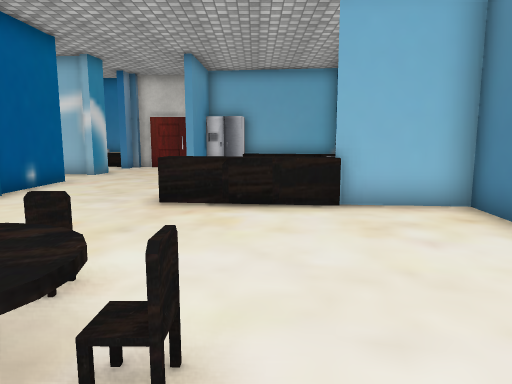
view 1 (above)

22 first-person views from a walk through a Unity game level. The camera is 1.3 m above the floor, tilts 8° down and sees 70° across. The floor is counted in squares, 1 m on a side. Each view is taken from the middle of a square. On the plan, view 1 faces up. The plan holds only what a view shows up to about 15 squares ahead; the rest is blank. The place goes on beyond the plan. The player character is not drawn. Some surface patterns are stand-ins.

view 2
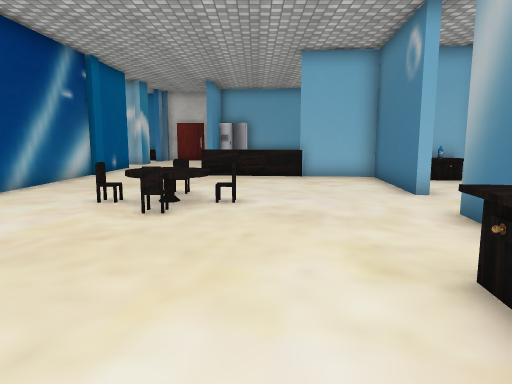

view 3
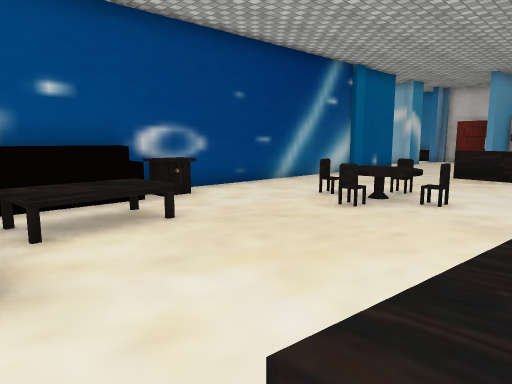

view 4
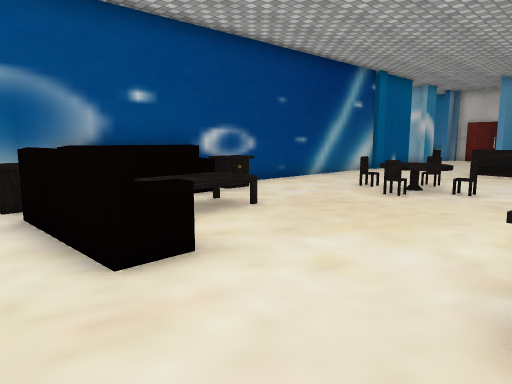

view 5
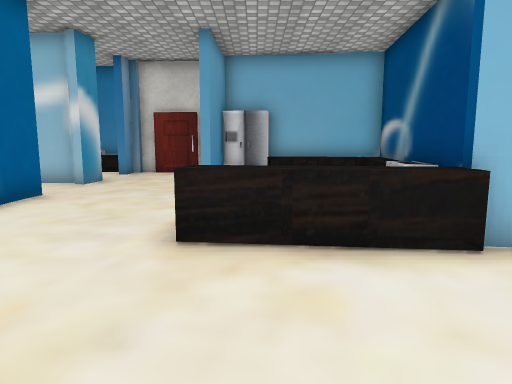

view 6
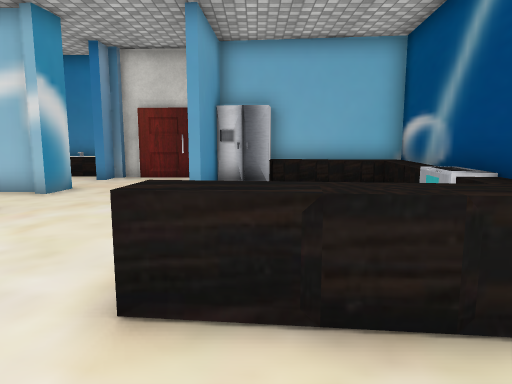

view 7
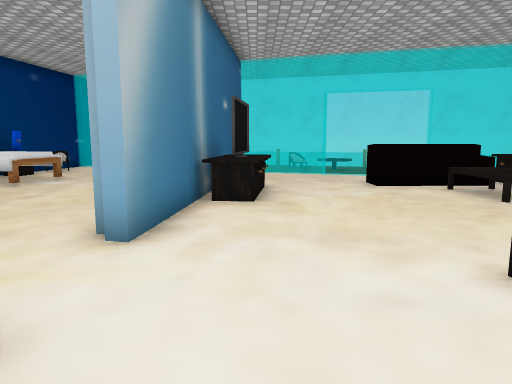

view 8
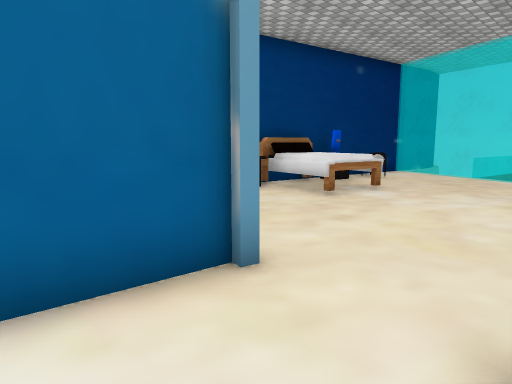

view 9
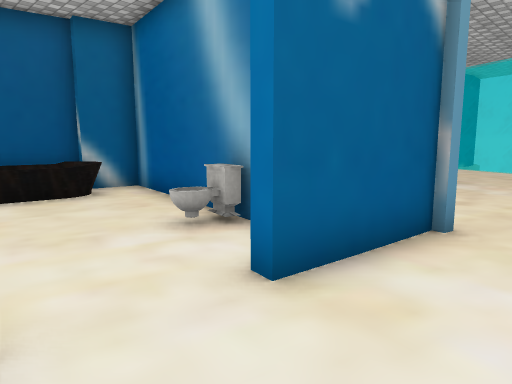

view 10
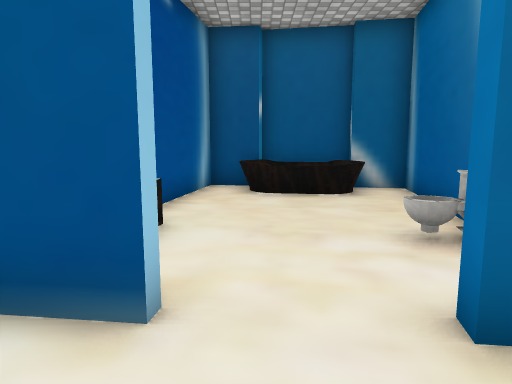

view 11
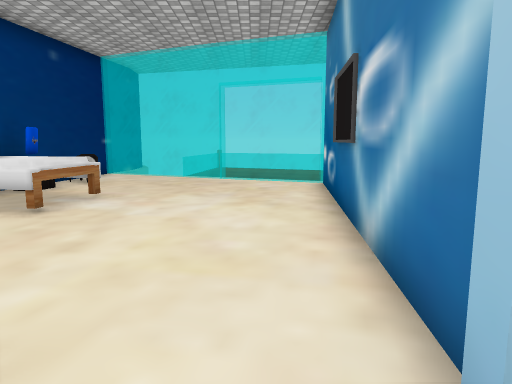

view 12
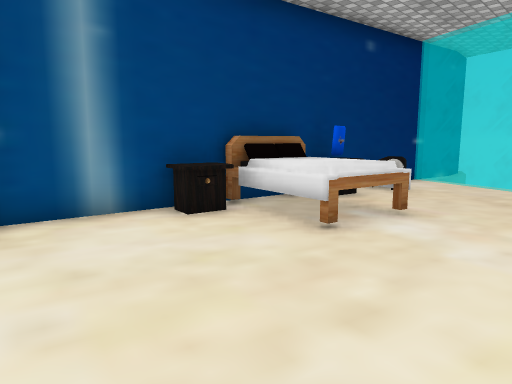

view 13
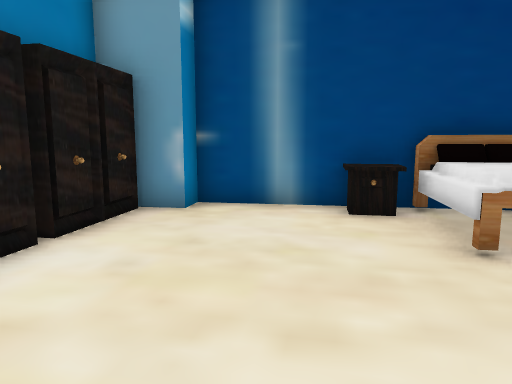

view 14
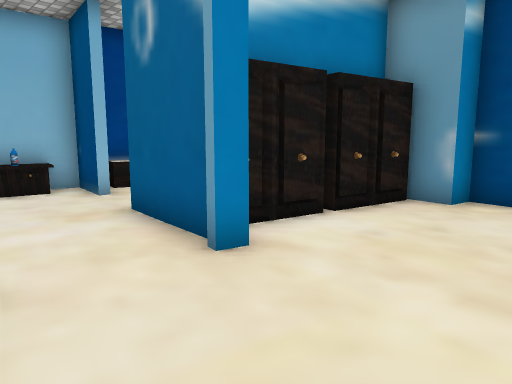

view 15
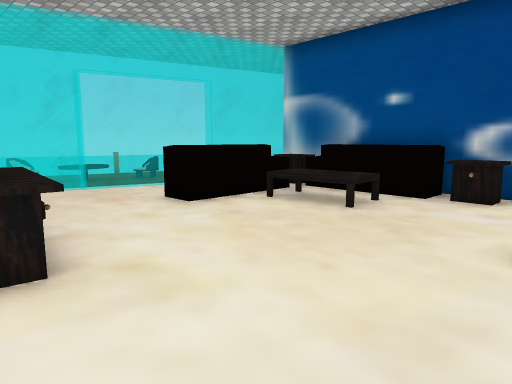

view 16
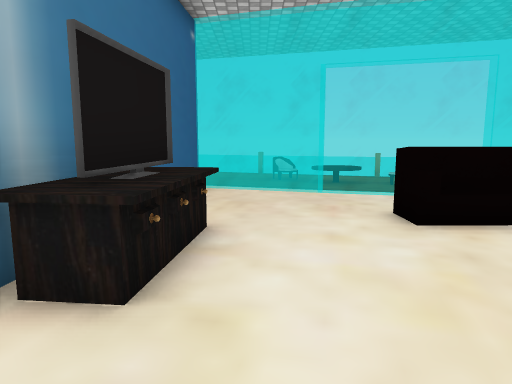

view 17
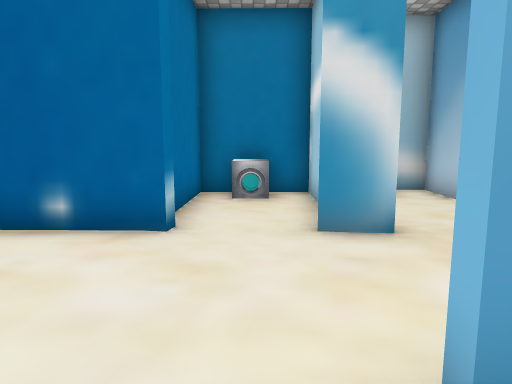

view 18
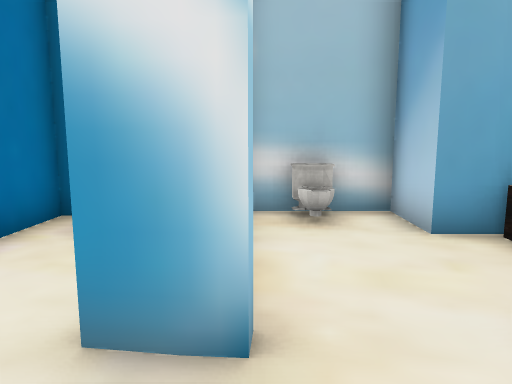

view 19
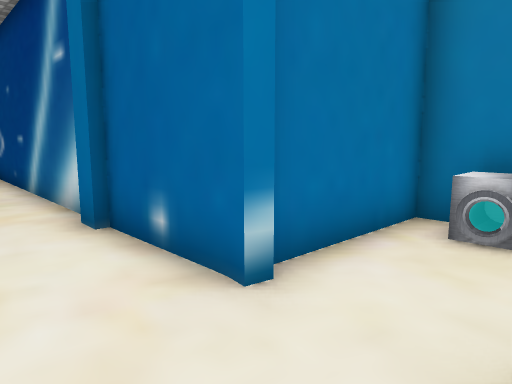

view 20
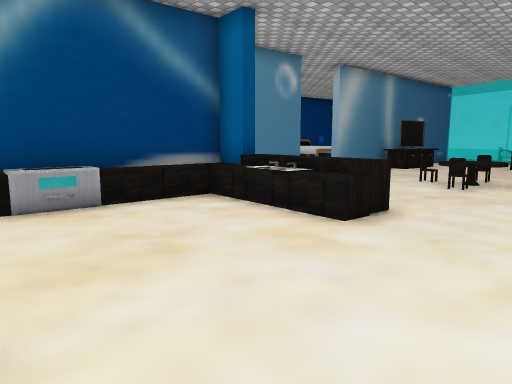

view 21
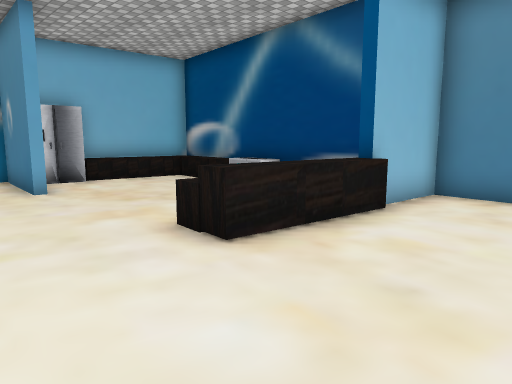

view 22
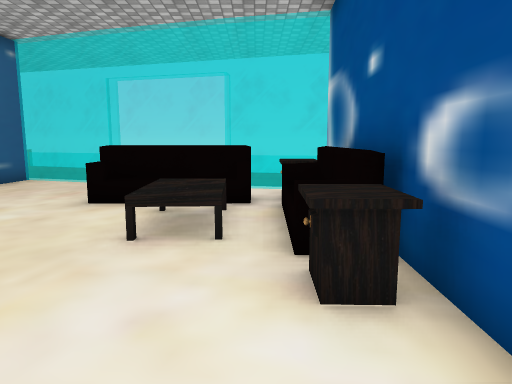

### Floor plan
Key: @ floor where view 1 was taken; # wall or solid block; . main floor; : floor 0.5 m higher than the main floor; / step, stairs or slope; = window, fence, low wall or low ledge; ^ raised ledge; O other object.
Columns run from 11 left of view 1 to 16 right of it. Each row starts with its distance up from view 1.
 19   #O##
 18 ###..######
 17 #........O######
 16 #O......##O^^^^#
 15 ######..#.....^#
 14 #....#..#.....^
 13 #OO...........#
 12 #.............^
 11 ######........#
 10     ##........#
  9     #.....^..^#
  8     #....^^^^###
  7     #.......^..######
  6     #..........# O^#OO######
  5     #..........#...#.......#
  4     #..........#.........OO#
  3     #....=.....#.........OO#
  2     #...=#=.......#......OO#
  1     #....=........# O#....##
  0     #......@...#..#OOOO####
 -1     #^........##.......##
 -2     #=........#.........#
 -3     #=.^.....OO.........#
 -4     #=.^^....OO.........#
 -5     ^=.^.....O#.......^##
 -6     #^.::/....#.....OOO#
 -7     #^........#.....OOO#
 -8     =#=  .....#......OO#
 -9    = ..  ===..#.......O#
-10    = .. ..====#........#
-11      ..O.:...====....OO
-12      ....::......===..#
-13     ====O..O......====#
-14        #====......=##=#
-15           #=O==       #

Positions as (right, up) in squares from view 1, and headings:
1: (0, 0), facing up
2: (0, -6), facing up
3: (2, -6), facing up-left
4: (2, -8), facing up-left
5: (-1, 3), facing up
6: (-1, 5), facing up
7: (2, 5), facing down
8: (4, 2), facing down-right
9: (5, 5), facing down-right
10: (5, 4), facing right
11: (5, 1), facing down
12: (6, -1), facing down-right
13: (5, -3), facing right
14: (4, -4), facing up-right
15: (3, 1), facing down-left
16: (1, 0), facing down
17: (-1, 13), facing left
18: (-4, 15), facing left
19: (-4, 14), facing down-left
20: (-5, 14), facing down-right
21: (-5, 4), facing up-right
22: (-5, 2), facing down
